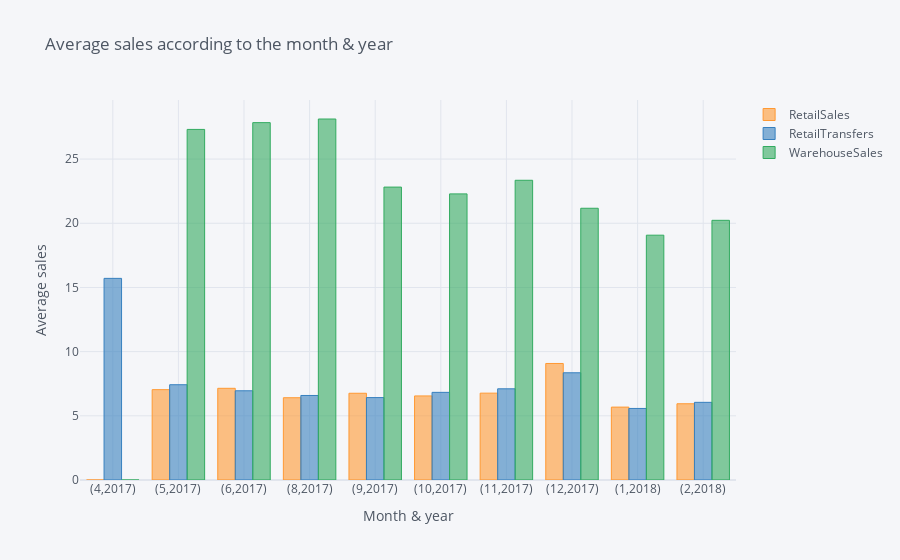

The code cell stored with this chart in its notebook:
### Markdown cell above
## 4. Plot the same information as above but as a bar chart.

### Code cell
multichart.iplot(kind='bar',
                      x=['Month','Year'],
                      xTitle='Month & year',
                      yTitle='Average sales',
                      title='Average sales according to the month & year')

### Figure 1 — Plotly figure (JSON) as saved in the notebook; plotly's stock layout.template omitted (floating-point values rounded to 4 significant figures)
{"data": [{"marker": {"color": "rgba(255, 153, 51, 0.6)", "line": {"color": "rgba(255, 153, 51, 1.0)", "width": 1}}, "name": "RetailSales", "orientation": "v", "text": "", "type": "bar", "x": ["(4,2017)", "(5,2017)", "(6,2017)", "(8,2017)", "(9,2017)", "(10,2017)", "(11,2017)", "(12,2017)", "(1,2018)", "(2,2018)"], "y": [0, 7.039, 7.144, 6.41, 6.757, 6.549, 6.765, 9.078, 5.679, 5.939]}, {"marker": {"color": "rgba(55, 128, 191, 0.6)", "line": {"color": "rgba(55, 128, 191, 1.0)", "width": 1}}, "name": "RetailTransfers", "orientation": "v", "text": "", "type": "bar", "x": ["(4,2017)", "(5,2017)", "(6,2017)", "(8,2017)", "(9,2017)", "(10,2017)", "(11,2017)", "(12,2017)", "(1,2018)", "(2,2018)"], "y": [15.71, 7.422, 6.95, 6.585, 6.42, 6.828, 7.104, 8.354, 5.575, 6.05]}, {"marker": {"color": "rgba(50, 171, 96, 0.6)", "line": {"color": "rgba(50, 171, 96, 1.0)", "width": 1}}, "name": "WarehouseSales", "orientation": "v", "text": "", "type": "bar", "x": ["(4,2017)", "(5,2017)", "(6,2017)", "(8,2017)", "(9,2017)", "(10,2017)", "(11,2017)", "(12,2017)", "(1,2018)", "(2,2018)"], "y": [0, 27.31, 27.84, 28.12, 22.82, 22.29, 23.35, 21.17, 19.07, 20.23]}], "layout": {"legend": {"bgcolor": "#F5F6F9", "font": {"color": "#4D5663"}}, "paper_bgcolor": "#F5F6F9", "plot_bgcolor": "#F5F6F9", "title": {"font": {"color": "#4D5663"}, "text": "Average sales according to the month & year"}, "xaxis": {"gridcolor": "#E1E5ED", "showgrid": true, "tickfont": {"color": "#4D5663"}, "title": {"font": {"color": "#4D5663"}, "text": "Month & year"}, "zerolinecolor": "#E1E5ED"}, "yaxis": {"gridcolor": "#E1E5ED", "showgrid": true, "tickfont": {"color": "#4D5663"}, "title": {"font": {"color": "#4D5663"}, "text": "Average sales"}, "zerolinecolor": "#E1E5ED"}}}
